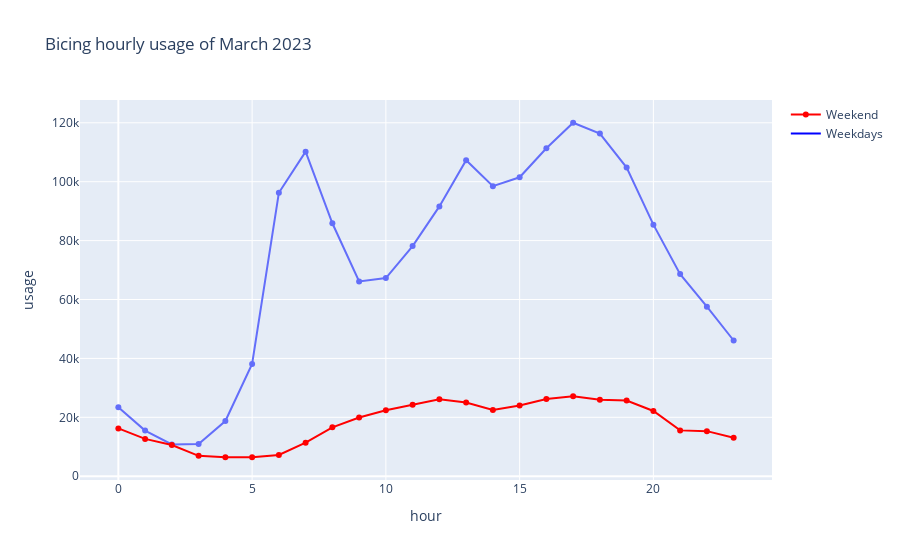

The cell this chart's notebook holds for it:
### Markdown cell above
### March

### Code cell
import plotly.express as px

df_weekend_march = df_march[df_march['is_weekend'] == 1].groupby('hour')['usage'].sum().reset_index()
df_week_march = df_march[df_march['is_weekend'] == 0].groupby('hour')['usage'].sum().reset_index()
# add day of the week like "Sunday", "Monday", etc.


fig = px.line(df_week_march, x='hour', y='usage', title='Bicing hourly usage of March 2023', markers=True)
#fig.add_scatter(x=df_weekend['hour'], y=df_weekend['usage'], mode='lines')
# Add the weekend line with red markers
fig.add_scatter(
    x=df_weekend_march['hour'],
    y=df_weekend_march['usage'],
    mode='lines+markers',
    name='Weekend',
    line=dict(color='red'),
    marker=dict(symbol='circle', size=6)
)

# Add a dummy scatter trace for legend entry
fig.add_scatter(
    x=[None],
    y=[None],
    mode='lines',
    marker=dict(color='blue', size=10),
    name='Weekdays'
)




fig.show()

### Figure 1 — Plotly figure (JSON) as saved in the notebook; plotly's stock layout.template omitted (floating-point values rounded to 4 significant figures)
{"data": [{"hovertemplate": "hour=%{x}<br>usage=%{y}<extra></extra>", "legendgroup": "", "line": {"color": "#636efa", "dash": "solid"}, "marker": {"symbol": "circle"}, "mode": "lines+markers", "name": "", "orientation": "v", "showlegend": false, "type": "scatter", "x": [0, 1, 2, 3, 4, 5, 6, 7, 8, 9, 10, 11, 12, 13, 14, 15, 16, 17, 18, 19, 20, 21, 22, 23], "xaxis": "x", "y": [23424, 15503, 10806, 10930, 18739, 38112, 96240, 110211, 85895, 66158, 67266, 78136, 91606, 107298, 98470, 101509, 111343, 120019, 116333, 104784, 85412, 68621, 57565, 46082], "yaxis": "y"}, {"line": {"color": "red"}, "marker": {"size": 6, "symbol": "circle"}, "mode": "lines+markers", "name": "Weekend", "type": "scatter", "x": [0, 1, 2, 3, 4, 5, 6, 7, 8, 9, 10, 11, 12, 13, 14, 15, 16, 17, 18, 19, 20, 21, 22, 23], "y": [16224, 12675, 10595, 6916, 6476, 6441, 7202, 11406, 16596, 19945, 22390, 24265, 26123, 25017, 22511, 24019, 26225, 27168, 25955, 25717, 22148, 15563, 15310, 13059]}, {"marker": {"color": "blue", "size": 10}, "mode": "lines", "name": "Weekdays", "type": "scatter", "x": [null], "y": [null]}], "layout": {"legend": {"tracegroupgap": 0}, "title": {"text": "Bicing hourly usage of March 2023"}, "xaxis": {"anchor": "y", "domain": [0, 1], "title": {"text": "hour"}}, "yaxis": {"anchor": "x", "domain": [0, 1], "title": {"text": "usage"}}}}
